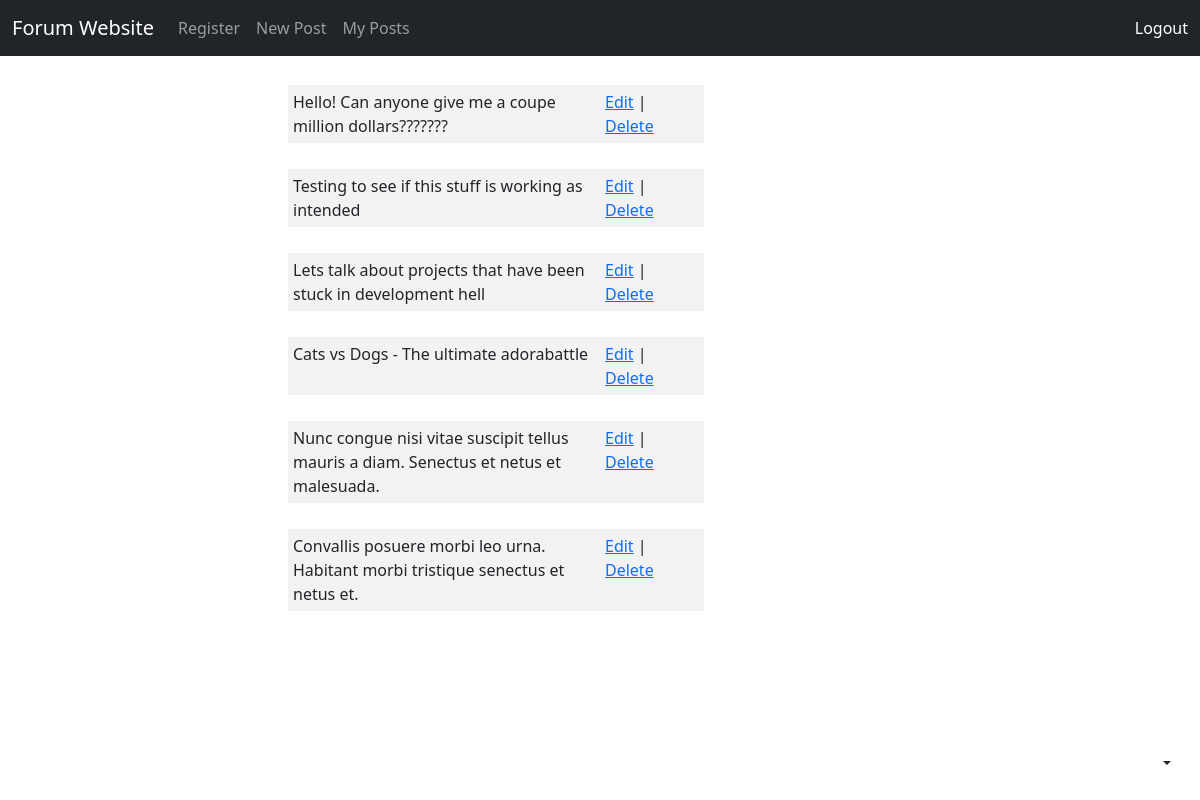
Before: /my_posts (signed in) with the older database file.
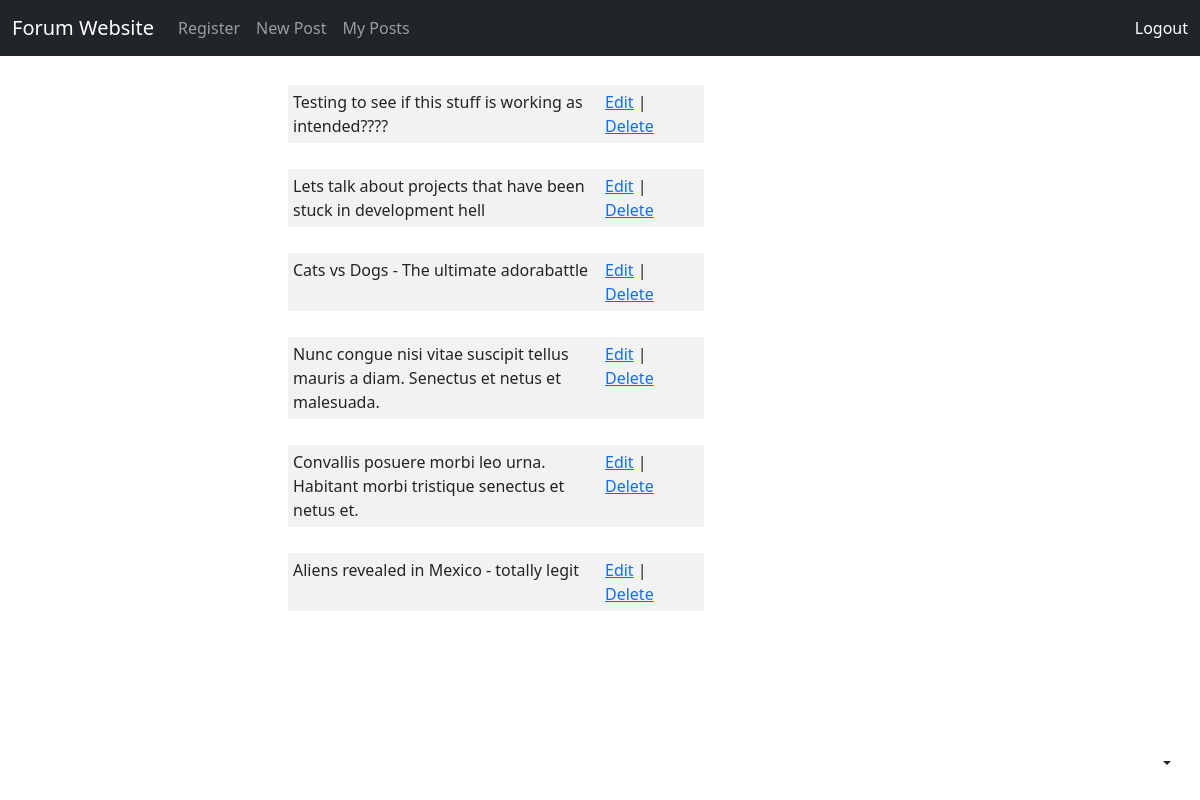
After: the same page with the newer database file.
### main.py (models this page shows)
class Post(UserMixin, db.Model):
    __tablename__ = "posts"
    post_id = db.Column(db.Integer, primary_key=True)
    title = db.Column(db.String(50), nullable=False)
    body = db.Column(db.String(1000), nullable=False)
    date = db.Column(db.String(50), nullable=False)
    reply_count = db.Column(db.Integer, nullable=False)
    last_reply = db.Column(db.String(50), nullable=False)
    author_id = db.Column(db.String(30), db.ForeignKey('users.username'), nullable=False)

### main.py (the view)
@app.route("/my_posts")
@login_required
def my_posts():
    page_title = "My Posts"
    query = db.session.execute(db.select(Post).where(Post.author_id == current_user.username))
    posts = query.scalars().all()
    return render_template("my_posts.html", page_title=page_title, posts=posts, current_user=current_user)

### main.py (called while the page is built)
@login_manager.user_loader
def load_user(user_id):
    return db.get_or_404(User, user_id)

### templates/my_posts.html
{% include "header.html" %}
<div id="user-posts">
{% for post in posts %}
    <div class="row mb-3">
        <div class="col-md-6 themed-grid-col index-style">{{ post.title }}</div>
        <div class="col-md-2 themed-grid-col index-style"><a href="/edit/{{ post.post_id }}">Edit</a> | <a href="/delete/{{ post.post_id }}">Delete</a></div>
    </div>
{% endfor %}
</div>
</body>
</html>

Changed rows visible on the page:
removed Post: title "Hello! Can anyone give me a coupe million dollars???????"
changed Post: title "Testing to see if this stuff is working as intended" → "Testing to see if this stuff is working as intended????"
added Post: title "Aliens revealed in Mexico - totally legit"
